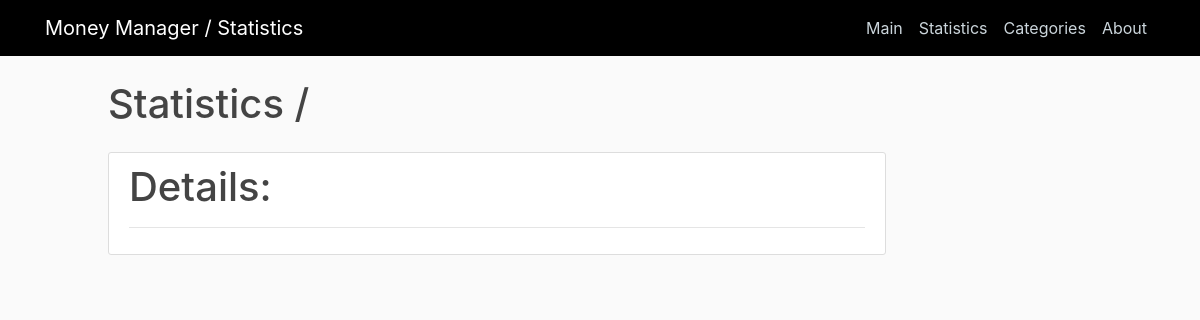
/statistics/Bills (signed in), run on an earlier commit of the app's database.
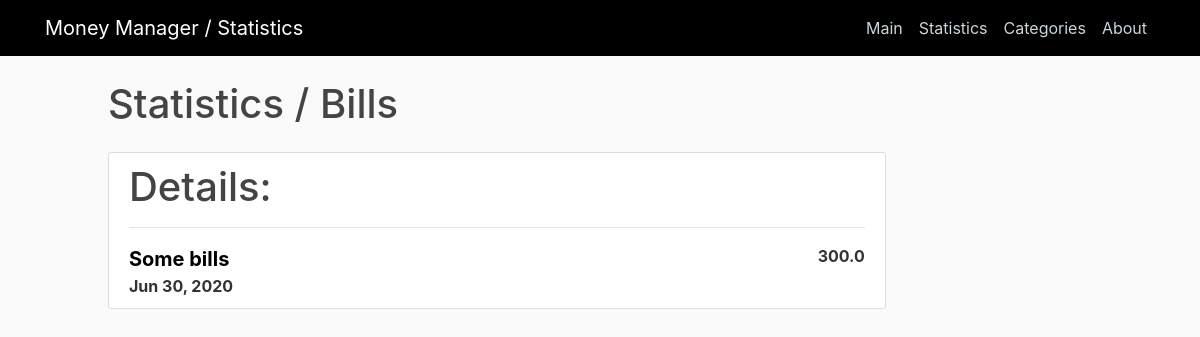
And on a later commit of the database.
### home/models.py (models this page shows, shortened)
class Item(models.Model):
    category= models.ForeignKey(Category, related_name="items", on_delete=models.CASCADE)
    user = models.ForeignKey(User, on_delete=models.CASCADE)
    date = models.DateTimeField(default=timezone.now)
    value = models.FloatField()
    notes = models.TextField()

class Category(models.Model):
    category_type = models.ForeignKey(CategoryType, on_delete=models.CASCADE)
    name = models.CharField(max_length=50)

### home/views.py (the view)
# urls.py: path('statistics/<str:category_name>', views.category_statistics, name="statistics-category"),
def category_statistics(request, category_name):
    category = Category.objects.filter(name = category_name).first()
    context = {
        'title': "Statistics",
        'items': category.items.filter(user=request.user).order_by("-value")
     }
    return render(request, "home/item_statistics.html", context)

### home/templates/home/item_statistics.html (shortened to what this page needs)
{% extends "home/base.html" %}
{% block content %}
<h1 class="mb-4"> Statistics / {{ items.first.category.name }} </h1>
<div class="content-section">
    <h1 class="mb-3">Details:</h1>
    <hr>
    {% for item in items %}
        <div class="font-weight-bold">
            <a style="font-size: 20px; color: black;" href="{% url 'item-edit' item.id %}">{{ item.notes }}</a>
            <span class="float-right">{{ item.value }}</span>
            <br>
            <span> {{item.date|date:"M d, Y"}}</span>
        </div>
    {% endfor %}
</div>
{% endblock content %}

### home/templates/home/base.html (shortened to what this page needs)
{% load static %}
<!DOCTYPE html>
<html>
<head>
  <link rel="stylesheet" href="https://maxcdn.bootstrapcdn.com/bootstrap/4.0.0/css/bootstrap.min.css"
>
  <link rel="stylesheet" type="text/css" href="{% static 'home/main.css' %}">
</head>
<body>
  <header class="site-header">
    <nav class="navbar navbar-expand-md navbar-dark bg-steel fixed-top">
      <div class="container">
        <a class="navbar-brand mr-4" href="/">Money Manager / {{ title }}</a>
        <div class="collapse navbar-collapse" id="navbarToggle">
          <div class="navbar-nav ml-auto">
            <a class="nav-item nav-link" href="/">Main</a>
            <a class="nav-item nav-link" href="/statistics">Statistics</a>
            <a class="nav-item nav-link" href="/categories">Categories</a>
            <a class="nav-item nav-link" href="#">About</a>
          </div>
        </div>
      </div>
    </nav>
  </header>
  <main role="main" class="container">
    <div class="row ml-5">
      <div class="col-md-9">
        {% block content %}{% endblock %}
      </div>
    </div>
  </main>
</body>
</html>

### home/static/home/main.css (style rules this page uses)
body { background: #fafafa; color: #333333; margin-top: 5rem; }
h1, h2, h3, h4, h5, h6 { color: #444444; }
.bg-steel { background-color:black; }
.site-header .navbar-nav .nav-link { color: #cbd5db; }
.content-section { background: #ffffff; padding: 10px 20px; border: 1px solid #dddddd; border-radius: 3px; margin-bottom: 10px; }

What changed in the data, as far as the page shows it:
added Item: first.category.name "Bills", notes "Some bills", value "300.0", date "Jun 30, 2020"
